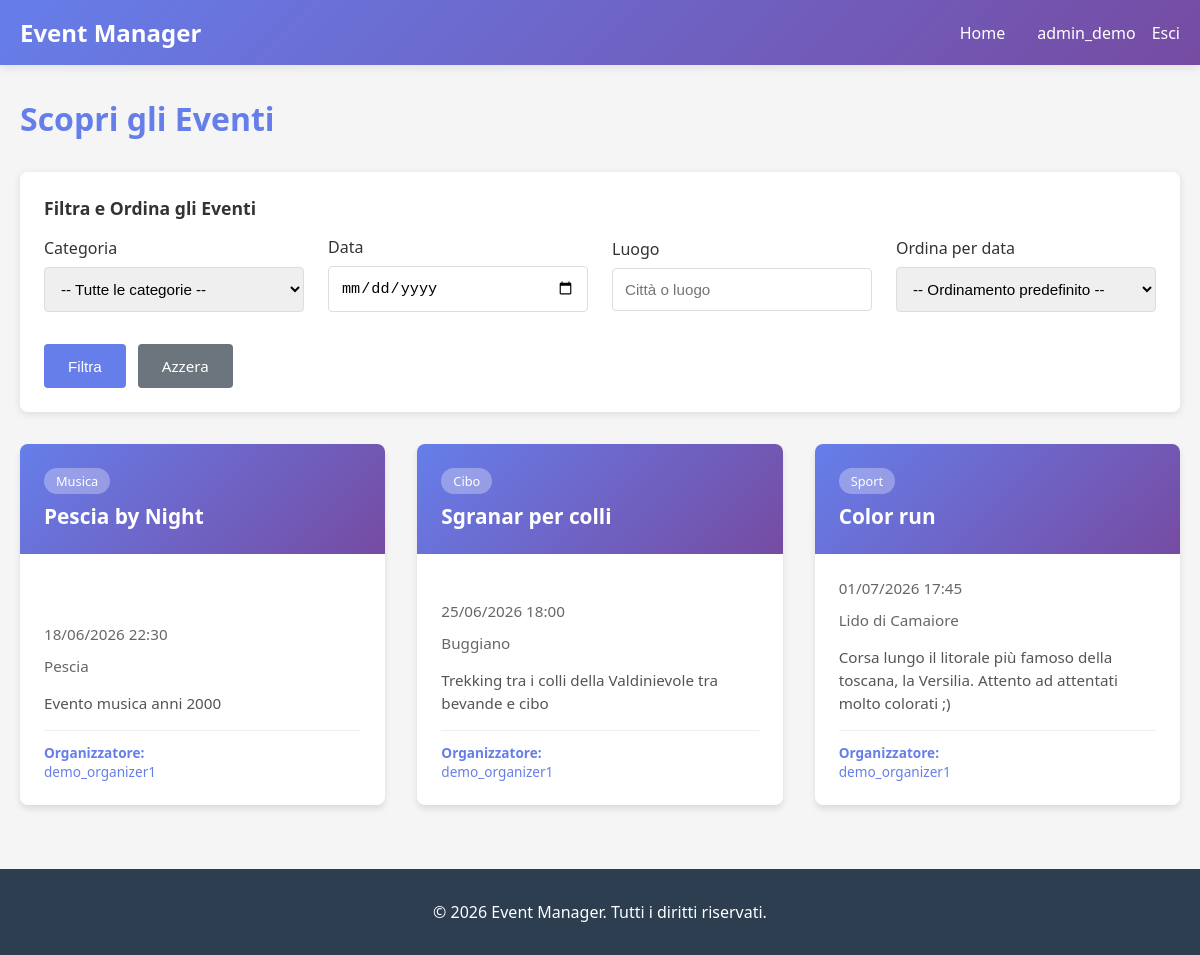
The app's page /events/ (signed in), older data.
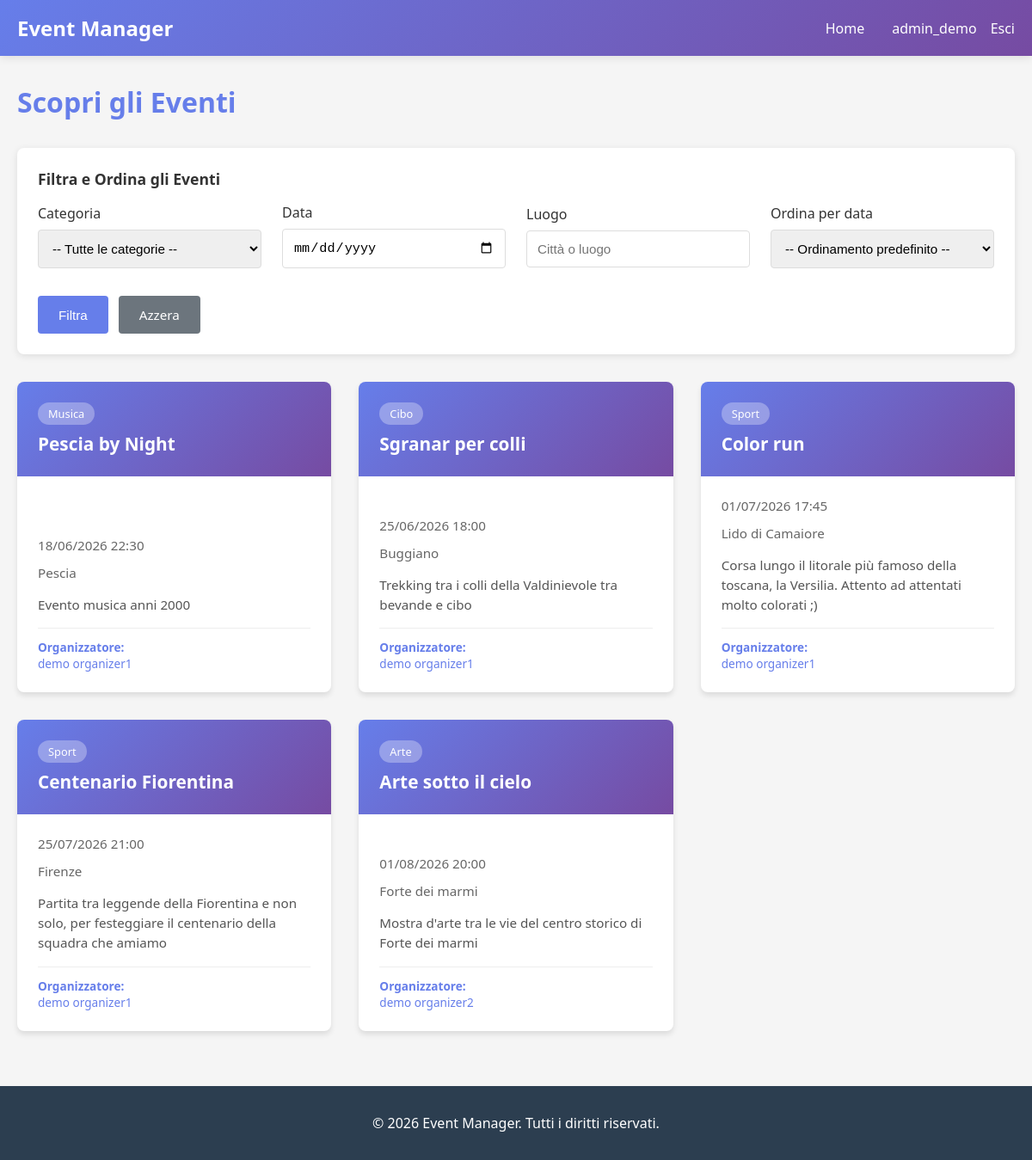
The same page, newer data.
### events/models.py (models this page shows, shortened)
class Event(models.Model):
    title = models.CharField(max_length=200)
    description = models.TextField()
    date = models.DateTimeField()
    location = models.CharField(max_length=200)
    category = models.ForeignKey(
        Category,
        on_delete=models.SET_NULL,
        null=True,
        blank=True,
        related_name='events'
    )
    organizer = models.ForeignKey(
        settings.AUTH_USER_MODEL,
        on_delete=models.CASCADE,
        related_name='organized_events'
    )
    created_at = models.DateTimeField(auto_now_add=True)
    class Meta:
        ordering = ['date']

class Category(models.Model):
    name = models.CharField(max_length=100)
    class Meta:
        verbose_name_plural = "Categories"

### users/models.py (models this page shows, shortened)
class CustomUser(AbstractUser):
    ROLE_CHOICES = (
        ('attendee', 'Attendee'),
        ('organizer', 'Organizer'),
    )
    role = models.CharField(max_length=15, choices=ROLE_CHOICES, blank=False)
    bio = models.TextField(blank=True, null=True)
    email = models.EmailField(blank=False, unique=True)
    first_name = models.CharField(max_length=150, blank=False)
    last_name = models.CharField(max_length=150, blank=False)

### events/views.py (the view, shortened to what this page needs)
# urls.py: path('events/', events_views.event_list, name='event_list'),
@login_required(login_url='login')
def event_list(request):
    events = Event.objects.all()
    categories = Category.objects.all()
    category_id = request.GET.get('category')
    if category_id:
        events = events.filter(category_id=category_id)
        selected_category = get_object_or_404(Category, id=category_id)
    else:
        selected_category = None
    date = request.GET.get('date')
    date_obj = None
    location = request.GET.get('location')
    if location:
        events = events.filter(location__icontains=location)
    order = request.GET.get('order')
    if order == 'desc':
        events = events.order_by('-date')
        order_by = "Eventi più lontani"
    elif order == 'asc':
        events = events.order_by('date')
        order_by = "Eventi immediati"
    else:
        order_by = None
    context = {
        'events': events,
        'categories': categories,
        'selected_category': selected_category,
        'date': date,
        'date_obj': date_obj,
        'location': location,
        'order_by': order_by,
        'active_filters': bool(category_id or date or location or order),
    }
    return render(request, 'event_list.html', context)

### templates/event_list.html (shortened to what this page needs)
{% extends "base.html" %}
{% block content %}
<div class="events-header">
    <h1>Scopri gli Eventi</h1>
</div>
<div class="filters-section">
    <div class="filters-title">Filtra e Ordina gli Eventi</div>
    <form method="GET" class="filters-form">
        <div class="filter-group">
            <label for="category">Categoria</label>
            <select id="category" name="category">
                <option value="">-- Tutte le categorie --</option>
            </select>
        </div>
        <div class="filter-group">
            <label for="date">Data</label>
            <input type="date" id="date" name="date" value="{{ request.GET.date }}">
        </div>
        <div class="filter-group">
            <label for="location">Luogo</label>
            <input type="text" id="location" name="location" placeholder="Città o luogo" value="{{ request.GET.location }}">
        </div>
        <div class="filter-group">
            <label for="order">Ordina per data</label>
            <select id="order" name="order">
                <option value="">-- Ordinamento predefinito --</option>
            </select>
        </div>
        <div class="filter-actions">
            <button type="submit" class="btn btn-filter">Filtra</button>
            <a href="{% url 'event_list' %}" class="btn btn-clear btn-filter">Azzera</a>
        </div>
    </form>
</div>
{% if events %}
    <div class="events-container">
        {% for event in events %}
            <div class="event-card">
                <a href="{% url 'event_detail' event.id %}">
                    <div class="event-header">
                        {% if event.category %}
                            <span class="event-category">{{ event.category.name }}</span>
                        {% endif %}
                        <h3 class="event-title">{{ event.title }}</h3>
                    </div>
                    <div class="event-body">
                        <div class="event-date">
                            <span>{{ event.date|date:"d/m/Y H:i" }}</span>
                        </div>
                        <div class="event-location">
                            <span>{{ event.location }}</span>
                        </div>
                        <p class="event-description">{{ event.description|truncatewords:30 }}</p>
                        <div class="event-organizer">
                            <strong>Organizzatore:</strong> <a href="{% url 'organizer_events' event.organizer.id %}" style="color: #667eea; text-decoration: none;">{{ event.organizer.get_full_name|default:event.organizer.username }}</a>
                        </div>
                    </div>
                </a>
            </div>
        {% endfor %}
    </div>
{% endif %}
{% endblock %}

Row changes from the older to the newer data that the page shows:
changed through a linked row, Event "Pescia by Night": organizer.get_full_name "demo_organizer1" → "demo organizer1"
changed through a linked row, Event "Sgranar per colli": organizer.get_full_name "demo_organizer1" → "demo organizer1"
changed through a linked row, Event "Color run": organizer.get_full_name "demo_organizer1" → "demo organizer1"
added Event: category.name "Sport", title "Centenario Fiorentina", date "25/07/2026 21:00", location "Firenze", description "Partita tra leggende della Fiorentina e non solo, per festeggiare il centenario della squadra che amiamo", organizer.get_full_name "demo organizer1"
added Event: category.name "Arte", title "Arte sotto il cielo", date "01/08/2026 20:00", location "Forte dei marmi", description "Mostra d'arte tra le vie del centro storico di Forte dei marmi", organizer.get_full_name "demo organizer2"
